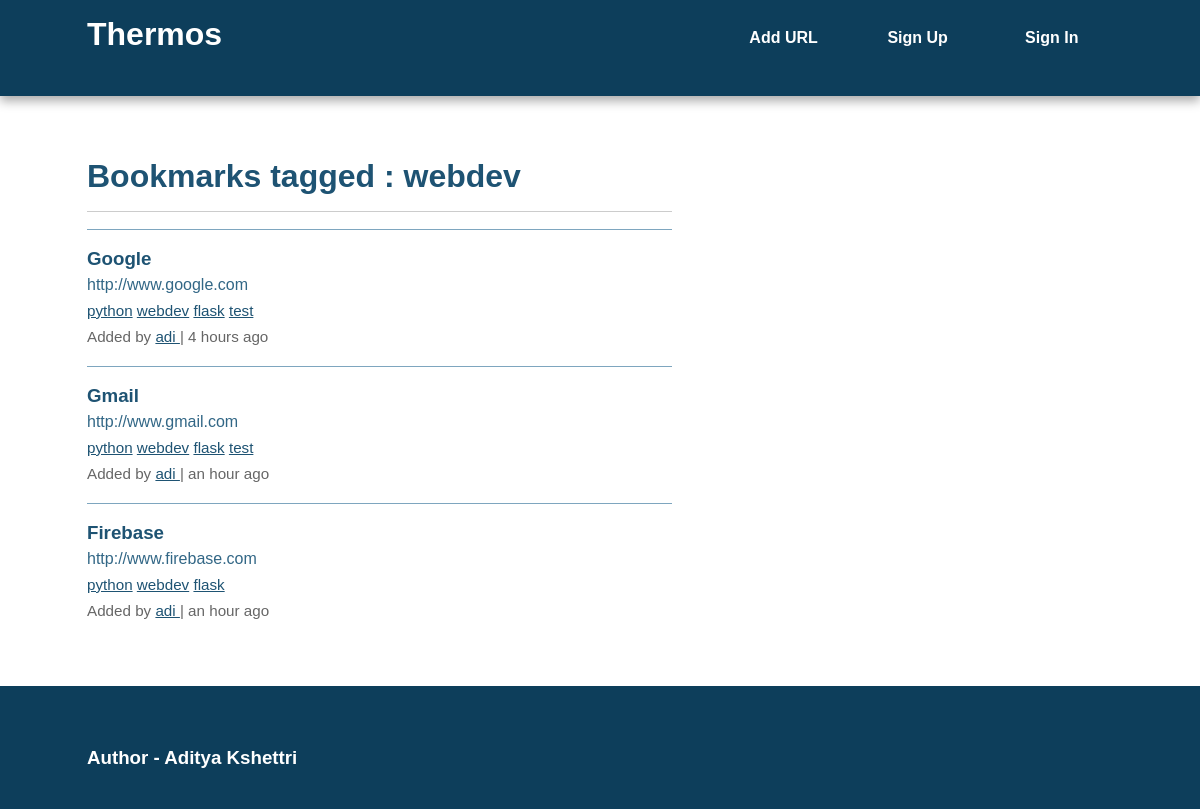
Screenshot of /tag/webdev with the database file from the repository.
### thermos/models.py (models this page shows, shortened)
class Tag(db.Model):
    id = db.Column(db.Integer, primary_key=True)
    name = db.Column(db.String(25), nullable=False, unique=True, index=True)
    def __repr__(self):
        return self.name

class Bookmark(db.Model):
    id = db.Column(db.Integer, primary_key=True)
    url = db.Column(db.Text, nullable=False)
    date = db.Column(db.DateTime, default=datetime.utcnow())
    description = db.Column(db.String(300))
    user_id = db.Column(db.Integer, db.ForeignKey('user.id'), nullable=False)
    _tags = db.relationship('Tag', secondary=tags, lazy='joined', backref=db.backref('bookmarks', lazy='dynamic'))
    @property
    def tags(self):
        return ",".join([t.name for t in self._tags])
    @tags.setter
    def tags(self, string):
        if string:
            self._tags = [Tag.get_or_create(name) for name in string.split(',')]

class User(db.Model, UserMixin):
    id = db.Column(db.Integer, primary_key=True)
    username = db.Column(db.String(80), unique=True)
    email = db.Column(db.String(120), unique=True)
    bookmarks = db.relationship('Bookmark', backref='user', lazy='dynamic')
    password_hash = db.Column(db.String)
    @property
    def password(self):
        raise AttributeError('password: write-only field')

### thermos/views.py (the view)
@app.route('/tag/<name>')
def tag(name):
    tag = Tag.query.filter_by(name=name).first_or_404()
    return render_template('tag.html', tag=tag)

### thermos/views.py (called while the page is built)
@app.context_processor
def inject_tags():
    return dict(all_tags=Tag.all)

### thermos/templates/tag.html (shortened to what this page needs)
{% extends "base.html" %}
{% block content %}
    <article>
        <header>
            <h1>Bookmarks tagged : {{ tag }}</h1>
        <hr>
            {% if tag.bookmarks.count()>0 %}
            {% with bookmarks=tag.bookmarks %}
                {% include "bookmark_list.html" %}
            {% endwith %}
            {% else %}
                There are no bookmarks with this tag.
            {% endif %}
        </header>
    </article>
{% endblock %}

### thermos/templates/bookmark_list.html
<ul class="bookmarks">
    {% for bookmark in bookmarks %}
        <li>
            {% include "bookmark.html" %}
        </li>
    {% endfor %}
</ul>

### thermos/templates/bookmark.html (shortened to what this page needs)
<div class="bookmark">
    <a class="header" href="{{bookmark.url}}">
        <h3 class="description">
            {{bookmark.description|truncate(50, killwords=True)}}
        </h3>
        <span class="url">
            {{bookmark.url|truncate(50, killwords=True)}}
        </span>
    </a>
    <div class="info">
        <span class="tags">
            {% if bookmark.tags %}
                {% for t in bookmark._tags %}
                    <a href="{{ url_for('tag', name=t) }}">{{ t }}</a>
                {% endfor %}
            {% else %}
                No Tags.
            {% endif %}
        </span>
        <br>
        Added by <a href="{{ url_for('user', username=bookmark.user.username) }}">
            {{ bookmark.user.username }}
        </a> |
        {{ moment(bookmark.date).fromNow() }}
    </div>
</div>

### thermos/static/css/main.css (style rules this page uses)
html { color: #222; font-size: 1em; line-height: 1.4; }
hr { display: block; height: 1px; border: 0; border-top: 1px solid #ccc; margin: 1em 0; padding: 0; }
body { font: 16px/26px Helvetica, Helvetica Neue, Arial; }
.main article h1 { font-size: 2em; }
a, a:visited { color: #1e5373; }
h1, h2, h3, h4, h5, h6 { color: #1e5373; }
ul.bookmarks { list-style: none none; padding-left: 0; }
.bookmark { padding-bottom: .5em; border-top: 1px solid #7ea6bf; padding: 1em 0; }
a.header { color: #326786; text-decoration: none; display: block; }
a.header h3 { margin: 0 0; }
div.info { font-size: .95em; color: #666666; }
@media only screen and (min-width: 768px) { .main article { float: left; width: 57%; } }

### rows the page displays
Tag: name "webdev"
Bookmark: description "Google", url "http://www.google.com", user.username "adi", date "4 hours ago"
Tag: name "python"
Tag: name "flask"
Tag: name "test"
Bookmark: description "Gmail", url "http://www.gmail.com", user.username "adi", date "an hour ago"
Bookmark: description "Firebase", url "http://www.firebase.com", user.username "adi", date "an hour ago"
